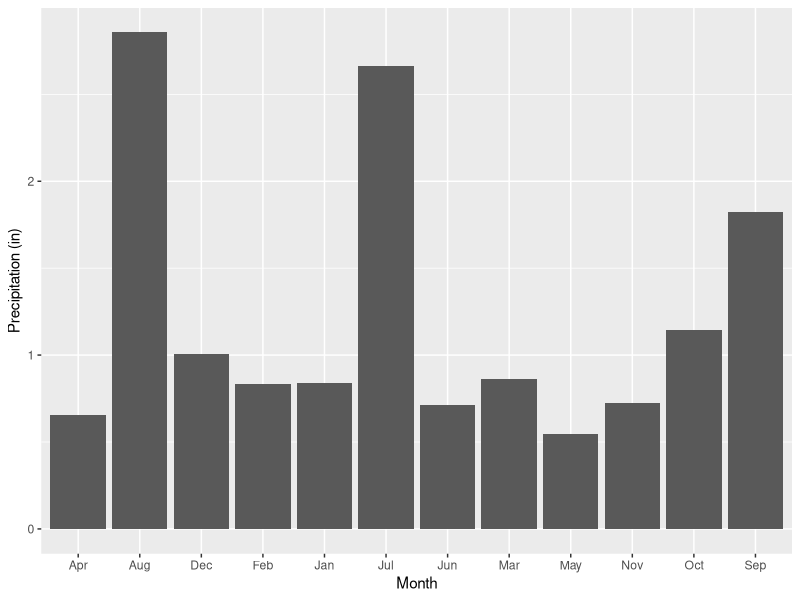
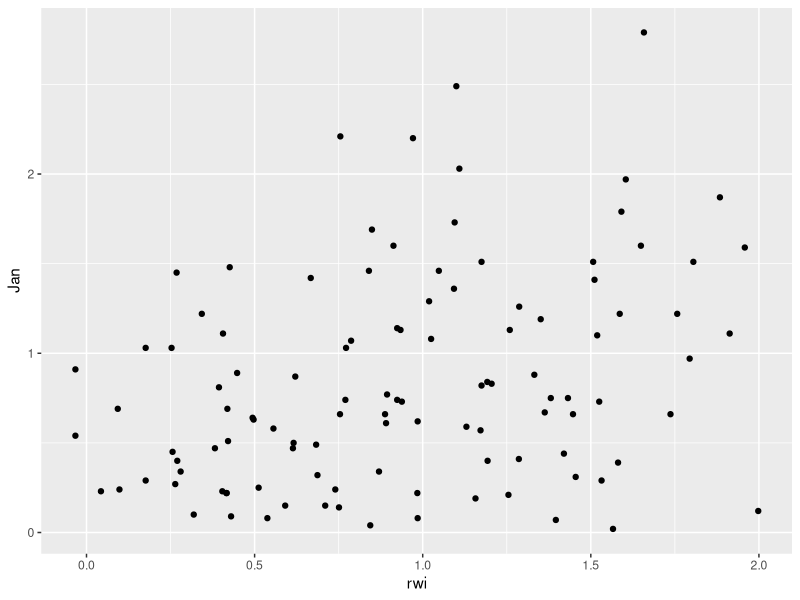
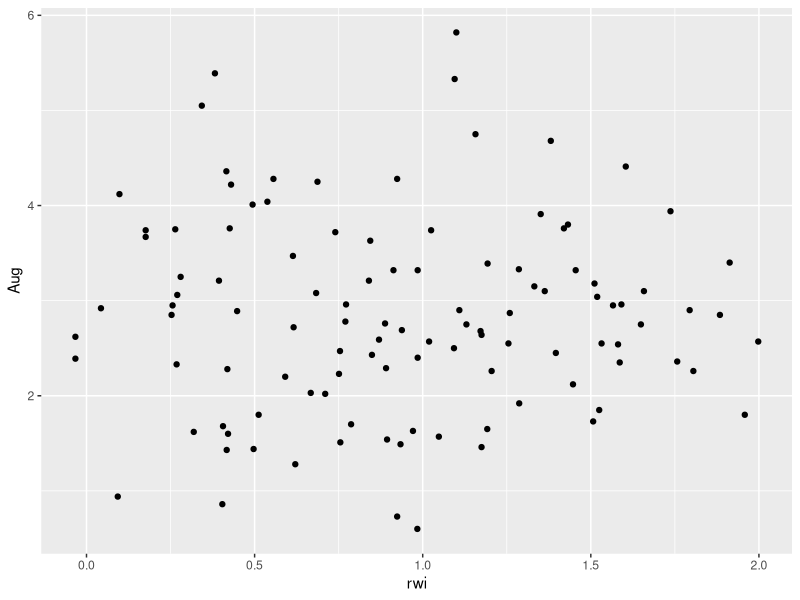
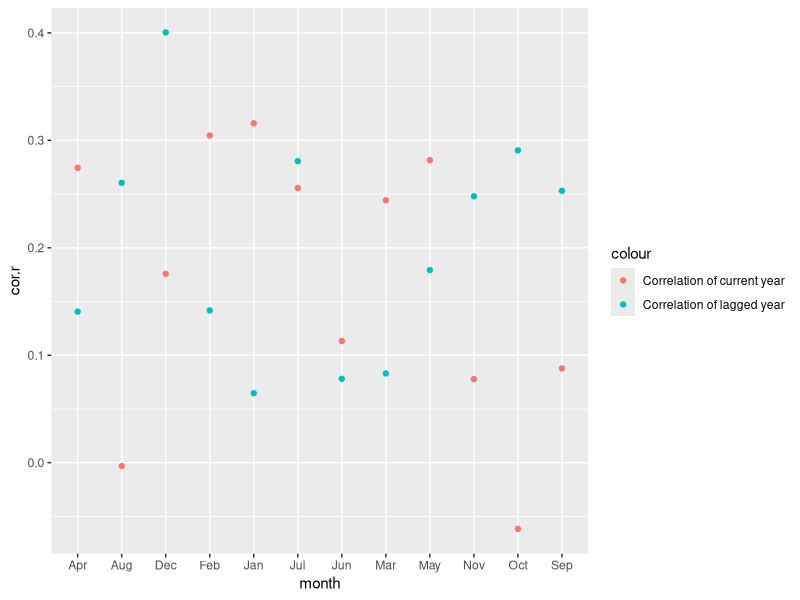

Recreate these plots in R, in order.
## ---- chunk 1
setwd("~/Documents/GEOG415/klandolt/homework2/")
library(ggplot2)
library(dplyr)
library(tidyr)
library(magrittr)
precip <- read.csv('data/precip.csv')
rwi <- read.csv('data/rwi.csv')
## ---- chunk 2
temp.data <- gather(data=precip, key=month, value=precip, -year)
temp.data$precip[temp.data$precip<0]<- NA
tidy.precip <- arrange(temp.data, year, month)
temp.data <- mutate(tidy.precip, date.str = paste(year, month, '01'))
temp.data <- mutate(temp.data, date=as.Date(date.str, '%Y %B %d'))
temp.data <- group_by(tidy.precip, month)
temp.data <- summarize(temp.data, precip=mean(precip, na.rm=TRUE))
ggplot(temp.data, aes(month, precip)) + geom_bar(stat='identity') + labs(y='Precipitation (in)', x='Month')
## ---- chunk 3

rwi.precip <- left_join(precip, rwi, by='year')
ggplot(data=rwi.precip) + geom_point(aes(x=rwi, y=Jan))
## ---- chunk 4
rwi.precip <- left_join(precip, rwi, by='year')
ggplot(data=rwi.precip) + geom_point(aes(x=rwi, y=Aug))

## ---- chunk 5
tidy.precip <- gather(data=precip, key=month, value=precip, -year) %>%
  arrange(year,month) %>%
  filter(precip >= 0)
rwi.precip <- left_join(rwi, tidy.precip,  by='year') %>% filter(year >= 1895)
cor <- rwi.precip %>% group_by(month) %>% summarise(r=cor(rwi,precip))
cor1 <- rwi.precip %>% group_by(month) %>% summarise(r=cor(rwi, precip, use='complete.obs'))
corlag <- rwi.precip %>% group_by(month) %>% summarize(r = cor(rwi, lag(precip),use='complete.obs'))
totcor <- left_join(cor, corlag, by='month')
colnames(totcor) <- c("month", "cor.r", "corlag.r")
ggplot(data=totcor) + geom_point(aes(x=month, y=cor.r, color='Correlation of current year')) + geom_point(aes(x=month, y=corlag.r, color='Correlation of lagged year'))
